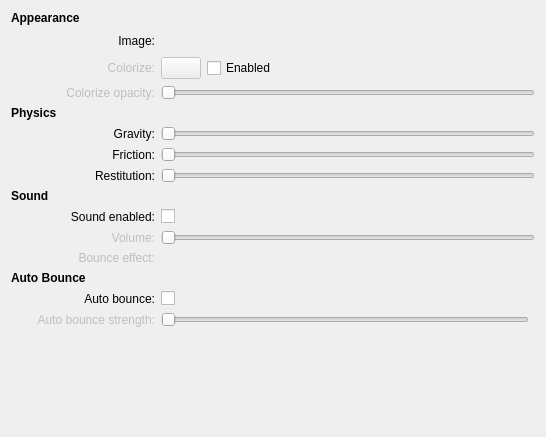
<?xml version="1.0" encoding="UTF-8"?>
<ui version="4.0">
 <class>bballConfig</class>
 <widget class="QWidget" name="bballConfig">
  <property name="geometry">
   <rect>
    <x>0</x>
    <y>0</y>
    <width>546</width>
    <height>437</height>
   </rect>
  </property>
  <property name="windowTitle">
   <string>Configure BbalL!</string>
  </property>
  <layout class="QGridLayout" name="gridLayout">
   <item row="0" column="0" colspan="3">
    <widget class="QLabel" name="label_5">
     <property name="font">
      <font>
       <weight>75</weight>
       <bold>true</bold>
      </font>
     </property>
     <property name="text">
      <string>Appearance</string>
     </property>
    </widget>
   </item>
   <item row="1" column="2" colspan="2">
    <widget class="KUrlRequester" name="imageUrl">
     <property name="sizePolicy">
      <sizepolicy hsizetype="Preferred" vsizetype="Maximum">
       <horstretch>0</horstretch>
       <verstretch>0</verstretch>
      </sizepolicy>
     </property>
     <property name="filter">
      <string>*.png *.gif *.svg *.svgz *.jpeg *.jpg</string>
     </property>
     <property name="fileDialogModality">
      <enum>Qt::NonModal</enum>
     </property>
    </widget>
   </item>
   <item row="2" column="2" colspan="2">
    <layout class="QHBoxLayout">
     <item>
      <widget class="KColorButton" name="colourize">
       <property name="enabled">
        <bool>false</bool>
       </property>
      </widget>
     </item>
     <item>
      <widget class="QCheckBox" name="colourizeEnabled">
       <property name="text">
        <string>Enabled</string>
       </property>
      </widget>
     </item>
     <item>
      <spacer name="horizontalSpacer_2">
       <property name="orientation">
        <enum>Qt::Horizontal</enum>
       </property>
       <property name="sizeHint" stdset="0">
        <size>
         <width>40</width>
         <height>20</height>
        </size>
       </property>
      </spacer>
     </item>
    </layout>
   </item>
   <item row="3" column="1">
    <widget class="QLabel" name="colourizeOpacityLabel">
     <property name="enabled">
      <bool>false</bool>
     </property>
     <property name="text">
      <string>Colorize opacity:</string>
     </property>
     <property name="alignment">
      <set>Qt::AlignRight|Qt::AlignTrailing|Qt::AlignVCenter</set>
     </property>
     <property name="buddy">
      <cstring>colourizeOpacitySlider</cstring>
     </property>
    </widget>
   </item>
   <item row="3" column="2" colspan="2">
    <widget class="QSlider" name="colourizeOpacitySlider">
     <property name="orientation">
      <enum>Qt::Horizontal</enum>
     </property>
    </widget>
   </item>
   <item row="4" column="0" colspan="3">
    <widget class="QLabel" name="label_6">
     <property name="font">
      <font>
       <weight>75</weight>
       <bold>true</bold>
      </font>
     </property>
     <property name="text">
      <string>Physics</string>
     </property>
    </widget>
   </item>
   <item row="5" column="2" colspan="2">
    <widget class="QSlider" name="gravity">
     <property name="maximum">
      <number>500</number>
     </property>
     <property name="orientation">
      <enum>Qt::Horizontal</enum>
     </property>
    </widget>
   </item>
   <item row="6" column="2" colspan="2">
    <widget class="QSlider" name="friction">
     <property name="maximum">
      <number>30</number>
     </property>
     <property name="orientation">
      <enum>Qt::Horizontal</enum>
     </property>
    </widget>
   </item>
   <item row="7" column="2" colspan="2">
    <widget class="QSlider" name="resitution">
     <property name="maximum">
      <number>100</number>
     </property>
     <property name="orientation">
      <enum>Qt::Horizontal</enum>
     </property>
    </widget>
   </item>
   <item row="10" column="1">
    <widget class="QLabel" name="label_7">
     <property name="text">
      <string>Sound enabled:</string>
     </property>
     <property name="alignment">
      <set>Qt::AlignRight|Qt::AlignTrailing|Qt::AlignVCenter</set>
     </property>
     <property name="buddy">
      <cstring>soundEnabled</cstring>
     </property>
    </widget>
   </item>
   <item row="10" column="2">
    <widget class="QCheckBox" name="soundEnabled">
     <property name="text">
      <string/>
     </property>
    </widget>
   </item>
   <item row="11" column="2" colspan="2">
    <widget class="QSlider" name="soundVolume">
     <property name="enabled">
      <bool>false</bool>
     </property>
     <property name="orientation">
      <enum>Qt::Horizontal</enum>
     </property>
    </widget>
   </item>
   <item row="12" column="1">
    <widget class="QLabel" name="soundFileLabel">
     <property name="enabled">
      <bool>false</bool>
     </property>
     <property name="text">
      <string>Bounce effect:</string>
     </property>
     <property name="alignment">
      <set>Qt::AlignRight|Qt::AlignTrailing|Qt::AlignVCenter</set>
     </property>
     <property name="buddy">
      <cstring>soundFile</cstring>
     </property>
    </widget>
   </item>
   <item row="12" column="2" colspan="2">
    <widget class="KUrlRequester" name="soundFile">
     <property name="enabled">
      <bool>false</bool>
     </property>
     <property name="sizePolicy">
      <sizepolicy hsizetype="Preferred" vsizetype="Maximum">
       <horstretch>0</horstretch>
       <verstretch>0</verstretch>
      </sizepolicy>
     </property>
    </widget>
   </item>
   <item row="13" column="0" colspan="2">
    <widget class="QLabel" name="label_9">
     <property name="font">
      <font>
       <weight>75</weight>
       <bold>true</bold>
      </font>
     </property>
     <property name="text">
      <string>Auto Bounce</string>
     </property>
    </widget>
   </item>
   <item row="18" column="2">
    <spacer name="verticalSpacer">
     <property name="orientation">
      <enum>Qt::Vertical</enum>
     </property>
     <property name="sizeHint" stdset="0">
      <size>
       <width>361</width>
       <height>40</height>
      </size>
     </property>
    </spacer>
   </item>
   <item row="1" column="1">
    <widget class="QLabel" name="label_4">
     <property name="text">
      <string>Image:</string>
     </property>
     <property name="alignment">
      <set>Qt::AlignRight|Qt::AlignTrailing|Qt::AlignVCenter</set>
     </property>
     <property name="buddy">
      <cstring>imageUrl</cstring>
     </property>
    </widget>
   </item>
   <item row="2" column="1">
    <widget class="QLabel" name="colourizeLabel">
     <property name="enabled">
      <bool>false</bool>
     </property>
     <property name="text">
      <string>Colorize:</string>
     </property>
     <property name="alignment">
      <set>Qt::AlignRight|Qt::AlignTrailing|Qt::AlignVCenter</set>
     </property>
     <property name="buddy">
      <cstring>colourize</cstring>
     </property>
    </widget>
   </item>
   <item row="5" column="1">
    <widget class="QLabel" name="label">
     <property name="text">
      <string>Gravity:</string>
     </property>
     <property name="alignment">
      <set>Qt::AlignRight|Qt::AlignTrailing|Qt::AlignVCenter</set>
     </property>
     <property name="buddy">
      <cstring>gravity</cstring>
     </property>
    </widget>
   </item>
   <item row="6" column="1">
    <widget class="QLabel" name="label_2">
     <property name="text">
      <string>Friction:</string>
     </property>
     <property name="alignment">
      <set>Qt::AlignRight|Qt::AlignTrailing|Qt::AlignVCenter</set>
     </property>
     <property name="buddy">
      <cstring>friction</cstring>
     </property>
    </widget>
   </item>
   <item row="7" column="1">
    <widget class="QLabel" name="label_3">
     <property name="text">
      <string>Restitution:</string>
     </property>
     <property name="alignment">
      <set>Qt::AlignRight|Qt::AlignTrailing|Qt::AlignVCenter</set>
     </property>
     <property name="buddy">
      <cstring>resitution</cstring>
     </property>
    </widget>
   </item>
   <item row="9" column="0" colspan="3">
    <widget class="QLabel" name="label_8">
     <property name="font">
      <font>
       <weight>75</weight>
       <bold>true</bold>
      </font>
     </property>
     <property name="text">
      <string>Sound</string>
     </property>
    </widget>
   </item>
   <item row="11" column="1">
    <widget class="QLabel" name="soundVolumeLabel">
     <property name="enabled">
      <bool>false</bool>
     </property>
     <property name="text">
      <string>Volume:</string>
     </property>
     <property name="alignment">
      <set>Qt::AlignRight|Qt::AlignTrailing|Qt::AlignVCenter</set>
     </property>
     <property name="buddy">
      <cstring>soundVolume</cstring>
     </property>
    </widget>
   </item>
   <item row="15" column="2">
    <widget class="QCheckBox" name="autoBounceEnabled">
     <property name="text">
      <string/>
     </property>
    </widget>
   </item>
   <item row="15" column="1">
    <widget class="QLabel" name="label_10">
     <property name="text">
      <string>Auto bounce:</string>
     </property>
     <property name="alignment">
      <set>Qt::AlignRight|Qt::AlignTrailing|Qt::AlignVCenter</set>
     </property>
     <property name="buddy">
      <cstring>autoBounceEnabled</cstring>
     </property>
    </widget>
   </item>
   <item row="17" column="1">
    <widget class="QLabel" name="autoBounceStrengthLabel">
     <property name="enabled">
      <bool>false</bool>
     </property>
     <property name="text">
      <string>Auto bounce strength:</string>
     </property>
     <property name="alignment">
      <set>Qt::AlignRight|Qt::AlignTrailing|Qt::AlignVCenter</set>
     </property>
     <property name="buddy">
      <cstring>autoBounceStrength</cstring>
     </property>
    </widget>
   </item>
   <item row="1" column="0">
    <spacer name="horizontalSpacer">
     <property name="orientation">
      <enum>Qt::Horizontal</enum>
     </property>
     <property name="sizeType">
      <enum>QSizePolicy::Fixed</enum>
     </property>
     <property name="sizeHint" stdset="0">
      <size>
       <width>20</width>
       <height>20</height>
      </size>
     </property>
    </spacer>
   </item>
   <item row="17" column="2">
    <widget class="QSlider" name="autoBounceStrength">
     <property name="enabled">
      <bool>false</bool>
     </property>
     <property name="maximum">
      <number>50</number>
     </property>
     <property name="orientation">
      <enum>Qt::Horizontal</enum>
     </property>
    </widget>
   </item>
  </layout>
 </widget>
 <customwidgets>
  <customwidget>
   <class>KUrlRequester</class>
   <extends>QFrame</extends>
   <header>kurlrequester.h</header>
   <container>1</container>
  </customwidget>
  <customwidget>
   <class>KColorButton</class>
   <extends>QPushButton</extends>
   <header>kcolorbutton.h</header>
  </customwidget>
 </customwidgets>
 <resources/>
 <connections>
  <connection>
   <sender>colourizeEnabled</sender>
   <signal>clicked(bool)</signal>
   <receiver>colourize</receiver>
   <slot>setEnabled(bool)</slot>
   <hints>
    <hint type="sourcelabel">
     <x>302</x>
     <y>158</y>
    </hint>
    <hint type="destinationlabel">
     <x>218</x>
     <y>160</y>
    </hint>
   </hints>
  </connection>
  <connection>
   <sender>colourizeEnabled</sender>
   <signal>clicked(bool)</signal>
   <receiver>colourizeOpacitySlider</receiver>
   <slot>setEnabled(bool)</slot>
   <hints>
    <hint type="sourcelabel">
     <x>372</x>
     <y>160</y>
    </hint>
    <hint type="destinationlabel">
     <x>375</x>
     <y>230</y>
    </hint>
   </hints>
  </connection>
  <connection>
   <sender>autoBounceEnabled</sender>
   <signal>clicked(bool)</signal>
   <receiver>autoBounceStrength</receiver>
   <slot>setEnabled(bool)</slot>
   <hints>
    <hint type="sourcelabel">
     <x>177</x>
     <y>104</y>
    </hint>
    <hint type="destinationlabel">
     <x>182</x>
     <y>194</y>
    </hint>
   </hints>
  </connection>
  <connection>
   <sender>autoBounceEnabled</sender>
   <signal>clicked(bool)</signal>
   <receiver>autoBounceStrengthLabel</receiver>
   <slot>setEnabled(bool)</slot>
   <hints>
    <hint type="sourcelabel">
     <x>212</x>
     <y>110</y>
    </hint>
    <hint type="destinationlabel">
     <x>80</x>
     <y>200</y>
    </hint>
   </hints>
  </connection>
  <connection>
   <sender>colourizeEnabled</sender>
   <signal>clicked(bool)</signal>
   <receiver>colourizeLabel</receiver>
   <slot>setEnabled(bool)</slot>
   <hints>
    <hint type="sourcelabel">
     <x>340</x>
     <y>145</y>
    </hint>
    <hint type="destinationlabel">
     <x>56</x>
     <y>163</y>
    </hint>
   </hints>
  </connection>
  <connection>
   <sender>colourizeEnabled</sender>
   <signal>clicked(bool)</signal>
   <receiver>colourizeOpacityLabel</receiver>
   <slot>setEnabled(bool)</slot>
   <hints>
    <hint type="sourcelabel">
     <x>404</x>
     <y>158</y>
    </hint>
    <hint type="destinationlabel">
     <x>92</x>
     <y>219</y>
    </hint>
   </hints>
  </connection>
  <connection>
   <sender>soundEnabled</sender>
   <signal>clicked(bool)</signal>
   <receiver>soundVolumeLabel</receiver>
   <slot>setEnabled(bool)</slot>
   <hints>
    <hint type="sourcelabel">
     <x>130</x>
     <y>103</y>
    </hint>
    <hint type="destinationlabel">
     <x>63</x>
     <y>157</y>
    </hint>
   </hints>
  </connection>
  <connection>
   <sender>soundEnabled</sender>
   <signal>clicked(bool)</signal>
   <receiver>soundVolume</receiver>
   <slot>setEnabled(bool)</slot>
   <hints>
    <hint type="sourcelabel">
     <x>284</x>
     <y>101</y>
    </hint>
    <hint type="destinationlabel">
     <x>289</x>
     <y>151</y>
    </hint>
   </hints>
  </connection>
  <connection>
   <sender>soundEnabled</sender>
   <signal>clicked(bool)</signal>
   <receiver>soundFileLabel</receiver>
   <slot>setEnabled(bool)</slot>
   <hints>
    <hint type="sourcelabel">
     <x>233</x>
     <y>99</y>
    </hint>
    <hint type="destinationlabel">
     <x>55</x>
     <y>224</y>
    </hint>
   </hints>
  </connection>
  <connection>
   <sender>soundEnabled</sender>
   <signal>clicked(bool)</signal>
   <receiver>soundFile</receiver>
   <slot>setEnabled(bool)</slot>
   <hints>
    <hint type="sourcelabel">
     <x>253</x>
     <y>106</y>
    </hint>
    <hint type="destinationlabel">
     <x>269</x>
     <y>221</y>
    </hint>
   </hints>
  </connection>
 </connections>
</ui>
